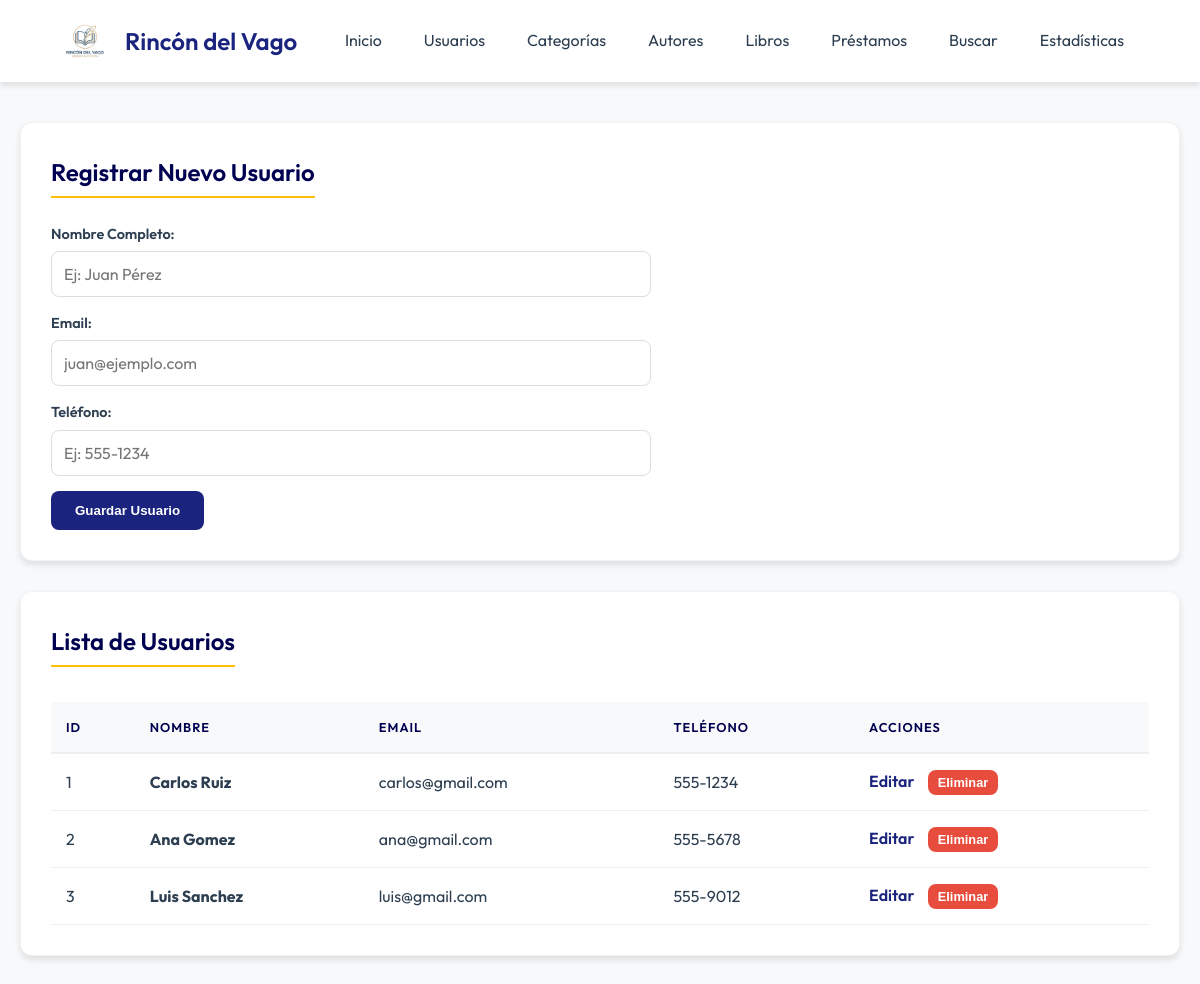
The page /usuarios on the database its author committed.
### models.py (models this page shows)
class Usuario(Base):
    __tablename__ = 'usuarios'
    id = Column(Integer, primary_key=True, autoincrement=True)
    nombre = Column(String(100), nullable=False)
    email = Column(String(100))
    telefono = Column(String(20))
    prestamos = relationship("Prestamo", back_populates="usuario")

### app.py (the view, shortened to what this page needs)
@app.route('/usuarios', methods=['GET', 'POST'])
def gestionar_usuarios():
    db = get_db()
    usuarios = db.query(models.Usuario).all()
    return render_template('usuarios.html', usuarios=usuarios)

### app.py (called while the page is built)
def get_db():
    if 'db' not in g:
        g.db = SessionLocal()
    return g.db

### templates/usuarios.html (shortened to what this page needs)
<!DOCTYPE html>
<html lang="es">
<head>
    <link rel="stylesheet" href="{{ url_for('static', filename='style.css') }}">
</head>
<body>
    {% include "nav.html" %}
    <div class="container">
        <div class="card">
            <h2>Registrar Nuevo Usuario</h2>
            <form method="POST">
                <div class="form-group">
                    <label>Nombre Completo:</label>
                    <input type="text" name="nombre" placeholder="Ej: Juan Pérez" required>
                </div>
                <div class="form-group">
                    <label>Email:</label>
                    <input type="email" name="email" placeholder="juan@ejemplo.com">
                </div>
                <div class="form-group">
                    <label>Teléfono:</label>
                    <input type="text" name="telefono" placeholder="Ej: 555-1234">
                </div>
                <button type="submit">Guardar Usuario</button>
            </form>
        </div>
        <div class="card">
            <h2>Lista de Usuarios</h2>
            <div class="table-container">
                <table>
                    <thead>
                        <tr>
                            <th>ID</th>
                            <th>Nombre</th>
                            <th>Email</th>
                            <th>Teléfono</th>
                            <th>Acciones</th>
                        </tr>
                    </thead>
                    <tbody>
                        {% for u in usuarios %}
                        <tr>
                            <td>{{ u.id }}</td>
                            <td><strong>{{ u.nombre }}</strong></td>
                            <td>{{ u.email }}</td>
                            <td>{{ u.telefono }}</td>
                            <td>
                                <a href="{{ url_for('editar_usuario', id_usuario=u.id) }}" style="color: var(--primary); text-decoration: none; font-weight: 600;">Editar</a>
                                <form action="{{ url_for('eliminar_usuario', id_usuario=u.id) }}" method="POST" class="inline-form" style="display:inline; margin-left: 10px;">
                                    <button type="submit" class="btn-red" style="padding: 5px 10px; font-size: 0.8rem;">Eliminar</button>
                                </form>
                            </td>
                        </tr>
                        {% else %}
                        <tr>
                            <td colspan="5" style="text-align: center;">No hay usuarios registrados aún.</td>
                        </tr>
                        {% endfor %}
                    </tbody>
                </table>
            </div>
        </div>
    </div>
</body>
</html>

### static/style.css (style rules this page uses)
:root { --primary: #1a237e; --primary-light: #534bae; --primary-dark: #000051; --secondary: #ffc107; --bg: #f8f9fa; --text: #2c3e50; --white: #ffffff; --shadow: 0 4px 6px rgba(0,0,0,0.1); --border-radius: 12px; }
body { font-family: 'Outfit', sans-serif; margin: 0; padding: 0; background-color: var(--bg); color: var(--text); line-height: 1.6; }
.container { max-width: 1200px; margin: 40px auto; padding: 0 20px; }
.card { background: var(--white); border-radius: var(--border-radius); padding: 30px; box-shadow: var(--shadow); margin-bottom: 30px; border: 1px solid rgba(0,0,0,0.05); }
h2 { color: var(--primary-dark); margin-top: 0; font-weight: 600; border-bottom: 2px solid var(--secondary); display: inline-block; padding-bottom: 5px; margin-bottom: 25px; }
form:not(.inline-form) { display: grid; gap: 15px; max-width: 600px; }
.form-group { display: flex; flex-direction: column; }
label { font-weight: 600; margin-bottom: 5px; font-size: 0.9rem; }
input, select { padding: 12px; border: 1px solid #ddd; border-radius: 8px; font-family: inherit; font-size: 1rem; transition: border-color 0.3s; }
button { background-color: var(--primary); color: white; padding: 12px 24px; border: none; border-radius: 8px; font-weight: 600; cursor: pointer; transition: transform 0.2s, background-color 0.2s; width: fit-content; }
button.btn-red { background-color: #e74c3c; }
.table-container { overflow-x: auto; }
table { width: 100%; border-collapse: separate; border-spacing: 0; margin-top: 10px; }
th { background-color: #f8f9fa; color: var(--primary-dark); font-weight: 600; text-transform: uppercase; font-size: 0.8rem; letter-spacing: 1px; padding: 15px; text-align: left; border-bottom: 2px solid #eee; }
td { padding: 15px; border-bottom: 1px solid #eee; vertical-align: middle; }

### rows shown on the page
Usuario: id "1", nombre "Carlos Ruiz", email "carlos@gmail.com", telefono "555-1234"
Usuario: id "2", nombre "Ana Gomez", email "ana@gmail.com", telefono "555-5678"
Usuario: id "3", nombre "Luis Sanchez", email "luis@gmail.com", telefono "555-9012"
